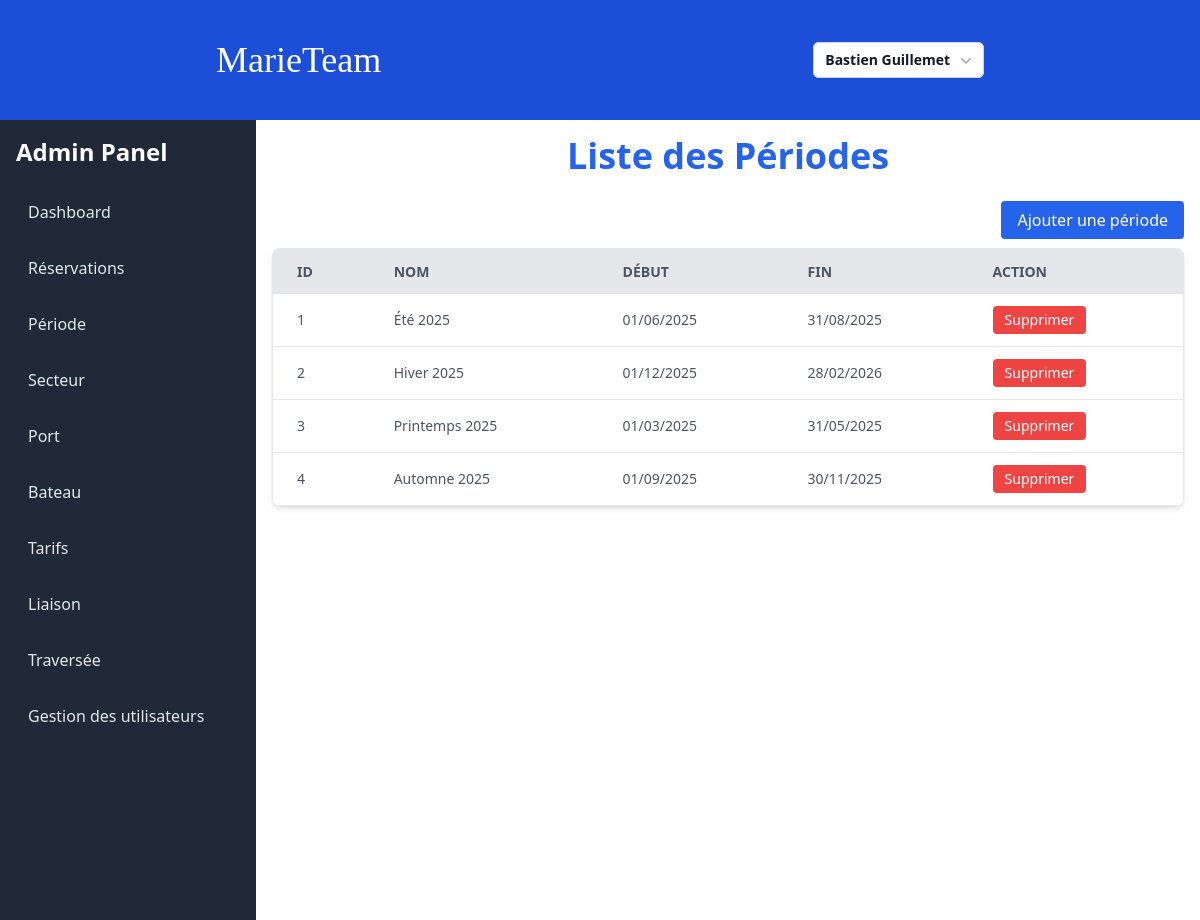
Page /MVC/?action=panelPeriode (signed in) on the committed database.
### tables this page shows
CREATE TABLE `periode` (
  `id` int(11) NOT NULL,
  `nom` varchar(50) DEFAULT NULL,
  `dateDebut` date NOT NULL,
  `dateFin` date NOT NULL
);

### MVC/Controleur/PanelAdmin/Periode/panelPeriode.php (called while the page is built, shortened)
<?php
function afficherPeriodes() {
    try {
        $pdo = connexionDatabase();
        $query = $pdo->prepare("
        SELECT *
        FROM periode
        ");
        $query->execute();
        $periodes = $query->fetchAll(PDO::FETCH_ASSOC);
        return $periodes;
    } catch (PDOException $e) {
        die("Une erreur s'est produite : " . $e->getMessage());
    }
}
$periodes = afficherPeriodes();
include "$racine/Vue/panelPeriode.php";

### MVC/Modele/function.php (called while the page is built, shortened)
<?php
    function formatDate($date) {
        $dateTime = DateTime::createFromFormat('Y-m-d H:i:s', $date);
        $dateTime = DateTime::createFromFormat('Y-m-d', $date);
        return $dateTime ? $dateTime->format('d/m/Y') : null;
    }

### MVC/Vue/panelPeriode.php (the view, shortened to what this page needs)
<div class="flex h-screen">
    <?php include 'Vue/sideBarrePanel.php'; ?>
<div class="container mx-auto p-4">
    <h1 class="text-4xl font-bold text-center text-blue-600 mb-8">Liste des Périodes</h1>
    <div class="mb-4 text-right">
        <a href="./?action=ajoutPeriode" class="bg-blue-600 text-white py-2 px-4 rounded hover:bg-blue-700">
            Ajouter une période
        </a>
    </div>
    <div class="overflow-x-auto bg-white shadow-md rounded-lg">
        <table class="table-auto w-full border-collapse border border-gray-200">
            <thead>
                <tr class="bg-gray-200 text-gray-600 uppercase text-sm leading-normal">
                    <th class="py-3 px-6 text-left">ID</th>
                    <th class="py-3 px-6 text-left">Nom</th>
                    <th class="py-3 px-6 text-left">Début</th>
                    <th class="py-3 px-6 text-left">Fin</th>
                    <th class="py-3 px-6 text-left">Action</th>
                </tr>
            </thead>
            <tbody class="text-gray-600 text-sm font-light">
                <?php foreach ($periodes as $periode): ?>
                    <tr class="border-b border-gray-200 hover:bg-gray-100">
                        <td class="py-3 px-6 text-left whitespace-nowrap"><?= htmlspecialchars($periode['id']); ?></td>
                        <td class="py-3 px-6 text-left whitespace-nowrap"><?= htmlspecialchars($periode['nom']); ?></td>
                        <td class="py-3 px-6 text-left"><?= htmlspecialchars(formatDate($periode['dateDebut'])); ?></td>
                        <td class="py-3 px-6 text-left"><?= htmlspecialchars(formatDate($periode['dateFin'])); ?></td>
                        <td class="py-3 px-6 text-left">
                            <form method="post" action="./?action=deletePeriode" onsubmit="return confirm('Êtes-vous sûr de vouloir supprimer cette periode ?');">
                                <button type="submit" class="bg-red-500 text-white py-1 px-3 rounded hover:bg-red-600">
                                    Supprimer
                                </button>
                            </form>
                        </td>
                    </tr>
                <?php endforeach; ?>
            </tbody>
        </table>
    </div>
</div>

### rows in the picture
periode: id "1", nom "Été 2025", dateDebut "01/06/2025", dateFin "31/08/2025"
periode: id "2", nom "Hiver 2025", dateDebut "01/12/2025", dateFin "28/02/2026"
periode: id "3", nom "Printemps 2025", dateDebut "01/03/2025", dateFin "31/05/2025"
periode: id "4", nom "Automne 2025", dateDebut "01/09/2025", dateFin "30/11/2025"

### other values in the picture
$_SESSION['utilisateur'][0]['prenom'] "Bastien"
$_SESSION['utilisateur'][0]['nom'] "Guillemet"
